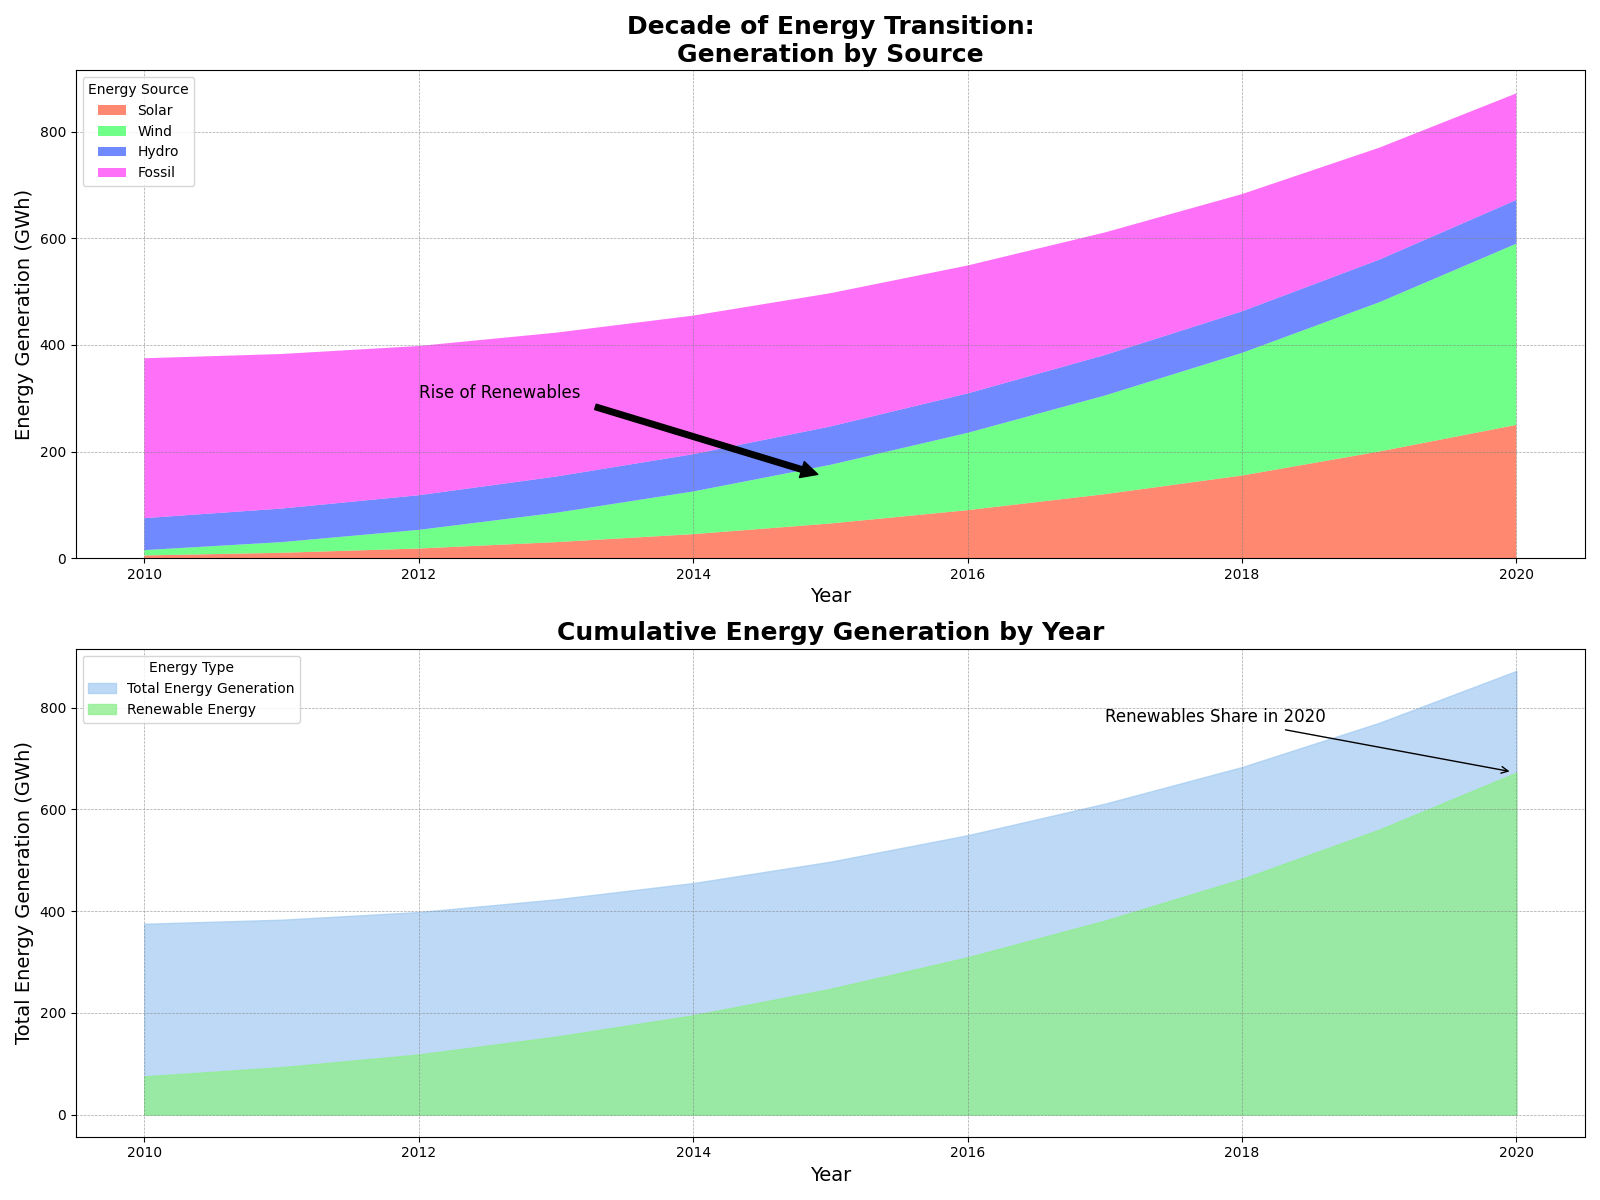

The Python source for this figure:
import matplotlib.pyplot as plt
import numpy as np

# Data: Energy generation by different sources from 2010 to 2020
years = np.arange(2010, 2021)
solar = np.array([5, 10, 18, 30, 45, 65, 90, 120, 155, 200, 250])
wind = np.array([10, 20, 35, 55, 80, 110, 145, 185, 230, 280, 340])
hydro = np.array([60, 63, 65, 68, 70, 72, 74, 76, 78, 80, 82])
fossil = np.array([300, 290, 280, 270, 260, 250, 240, 230, 220, 210, 200])

renewable = solar + wind + hydro
total = renewable + fossil

fig, (ax1, ax2) = plt.subplots(nrows=2, figsize=(16, 12))

ax1.stackplot(years, solar, wind, hydro, fossil, labels=['Solar', 'Wind', 'Hydro', 'Fossil'],
              colors=['#FF5733', '#33FF57', '#3357FF', '#FF33F6'], alpha=0.7)
ax1.set_xlabel('Year', fontsize=14)
ax1.set_ylabel('Energy Generation (GWh)', fontsize=14)
ax1.set_title('Decade of Energy Transition:\nGeneration by Source', fontsize=18, fontweight='bold')
ax1.legend(loc='upper left', title='Energy Source')
ax1.grid(visible=True, which='major', linestyle='--', linewidth=0.5, color='grey', alpha=0.7)
ax1.annotate('Rise of Renewables', xy=(2015, 150), xytext=(2012, 300),
             arrowprops=dict(facecolor='black', shrink=0.05), fontsize=12)

ax2.fill_between(years, 0, total, label='Total Energy Generation', color='#A1CAF1', alpha=0.7)
ax2.fill_between(years, 0, renewable, label='Renewable Energy', color='#90EE90', alpha=0.8)
ax2.set_xlabel('Year', fontsize=14)
ax2.set_ylabel('Total Energy Generation (GWh)', fontsize=14)
ax2.set_title('Cumulative Energy Generation by Year', fontsize=18, fontweight='bold')
ax2.legend(loc='upper left', title='Energy Type')
ax2.grid(visible=True, which='major', linestyle='--', linewidth=0.5, color='grey', alpha=0.7)
ax2.annotate('Renewables Share in 2020',
             xy=(2020, renewable[-1]), xytext=(2017, renewable[-1] + 100),
             arrowprops=dict(arrowstyle='->', connectionstyle="arc3", facecolor='black', shrinkA=5, shrinkB=5),
             fontsize=12)

plt.tight_layout()
plt.show()
